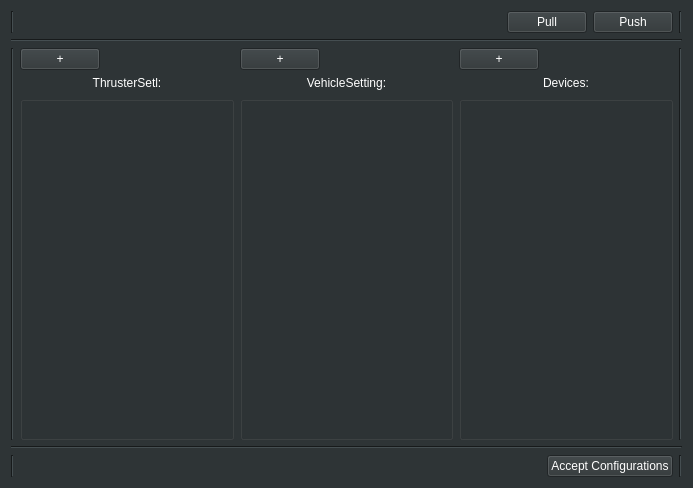
<?xml version="1.0" encoding="UTF-8"?>
<ui version="4.0">
 <class>setConfiguration</class>
 <widget class="QWidget" name="setConfiguration">
  <property name="geometry">
   <rect>
    <x>0</x>
    <y>0</y>
    <width>693</width>
    <height>488</height>
   </rect>
  </property>
  <property name="palette">
   <palette>
    <active>
     <colorrole role="WindowText">
      <brush brushstyle="SolidPattern">
       <color alpha="255">
        <red>255</red>
        <green>255</green>
        <blue>255</blue>
       </color>
      </brush>
     </colorrole>
     <colorrole role="Button">
      <brush brushstyle="SolidPattern">
       <color alpha="255">
        <red>46</red>
        <green>52</green>
        <blue>54</blue>
       </color>
      </brush>
     </colorrole>
     <colorrole role="Light">
      <brush brushstyle="SolidPattern">
       <color alpha="255">
        <red>69</red>
        <green>78</green>
        <blue>81</blue>
       </color>
      </brush>
     </colorrole>
     <colorrole role="Midlight">
      <brush brushstyle="SolidPattern">
       <color alpha="255">
        <red>57</red>
        <green>65</green>
        <blue>67</blue>
       </color>
      </brush>
     </colorrole>
     <colorrole role="Dark">
      <brush brushstyle="SolidPattern">
       <color alpha="255">
        <red>23</red>
        <green>26</green>
        <blue>27</blue>
       </color>
      </brush>
     </colorrole>
     <colorrole role="Mid">
      <brush brushstyle="SolidPattern">
       <color alpha="255">
        <red>30</red>
        <green>34</green>
        <blue>36</blue>
       </color>
      </brush>
     </colorrole>
     <colorrole role="Text">
      <brush brushstyle="SolidPattern">
       <color alpha="255">
        <red>255</red>
        <green>255</green>
        <blue>255</blue>
       </color>
      </brush>
     </colorrole>
     <colorrole role="ButtonText">
      <brush brushstyle="SolidPattern">
       <color alpha="255">
        <red>255</red>
        <green>255</green>
        <blue>255</blue>
       </color>
      </brush>
     </colorrole>
     <colorrole role="Base">
      <brush brushstyle="SolidPattern">
       <color alpha="255">
        <red>0</red>
        <green>0</green>
        <blue>0</blue>
       </color>
      </brush>
     </colorrole>
     <colorrole role="Window">
      <brush brushstyle="SolidPattern">
       <color alpha="255">
        <red>46</red>
        <green>52</green>
        <blue>54</blue>
       </color>
      </brush>
     </colorrole>
     <colorrole role="Shadow">
      <brush brushstyle="SolidPattern">
       <color alpha="255">
        <red>0</red>
        <green>0</green>
        <blue>0</blue>
       </color>
      </brush>
     </colorrole>
     <colorrole role="AlternateBase">
      <brush brushstyle="SolidPattern">
       <color alpha="255">
        <red>23</red>
        <green>26</green>
        <blue>27</blue>
       </color>
      </brush>
     </colorrole>
     <colorrole role="PlaceholderText">
      <brush brushstyle="SolidPattern">
       <color alpha="128">
        <red>255</red>
        <green>255</green>
        <blue>255</blue>
       </color>
      </brush>
     </colorrole>
    </active>
    <inactive>
     <colorrole role="WindowText">
      <brush brushstyle="SolidPattern">
       <color alpha="255">
        <red>255</red>
        <green>255</green>
        <blue>255</blue>
       </color>
      </brush>
     </colorrole>
     <colorrole role="Button">
      <brush brushstyle="SolidPattern">
       <color alpha="255">
        <red>46</red>
        <green>52</green>
        <blue>54</blue>
       </color>
      </brush>
     </colorrole>
     <colorrole role="Light">
      <brush brushstyle="SolidPattern">
       <color alpha="255">
        <red>69</red>
        <green>78</green>
        <blue>81</blue>
       </color>
      </brush>
     </colorrole>
     <colorrole role="Midlight">
      <brush brushstyle="SolidPattern">
       <color alpha="255">
        <red>57</red>
        <green>65</green>
        <blue>67</blue>
       </color>
      </brush>
     </colorrole>
     <colorrole role="Dark">
      <brush brushstyle="SolidPattern">
       <color alpha="255">
        <red>23</red>
        <green>26</green>
        <blue>27</blue>
       </color>
      </brush>
     </colorrole>
     <colorrole role="Mid">
      <brush brushstyle="SolidPattern">
       <color alpha="255">
        <red>30</red>
        <green>34</green>
        <blue>36</blue>
       </color>
      </brush>
     </colorrole>
     <colorrole role="Text">
      <brush brushstyle="SolidPattern">
       <color alpha="255">
        <red>255</red>
        <green>255</green>
        <blue>255</blue>
       </color>
      </brush>
     </colorrole>
     <colorrole role="ButtonText">
      <brush brushstyle="SolidPattern">
       <color alpha="255">
        <red>255</red>
        <green>255</green>
        <blue>255</blue>
       </color>
      </brush>
     </colorrole>
     <colorrole role="Base">
      <brush brushstyle="SolidPattern">
       <color alpha="255">
        <red>0</red>
        <green>0</green>
        <blue>0</blue>
       </color>
      </brush>
     </colorrole>
     <colorrole role="Window">
      <brush brushstyle="SolidPattern">
       <color alpha="255">
        <red>46</red>
        <green>52</green>
        <blue>54</blue>
       </color>
      </brush>
     </colorrole>
     <colorrole role="Shadow">
      <brush brushstyle="SolidPattern">
       <color alpha="255">
        <red>0</red>
        <green>0</green>
        <blue>0</blue>
       </color>
      </brush>
     </colorrole>
     <colorrole role="AlternateBase">
      <brush brushstyle="SolidPattern">
       <color alpha="255">
        <red>23</red>
        <green>26</green>
        <blue>27</blue>
       </color>
      </brush>
     </colorrole>
     <colorrole role="PlaceholderText">
      <brush brushstyle="SolidPattern">
       <color alpha="128">
        <red>255</red>
        <green>255</green>
        <blue>255</blue>
       </color>
      </brush>
     </colorrole>
    </inactive>
    <disabled>
     <colorrole role="WindowText">
      <brush brushstyle="SolidPattern">
       <color alpha="255">
        <red>23</red>
        <green>26</green>
        <blue>27</blue>
       </color>
      </brush>
     </colorrole>
     <colorrole role="Button">
      <brush brushstyle="SolidPattern">
       <color alpha="255">
        <red>46</red>
        <green>52</green>
        <blue>54</blue>
       </color>
      </brush>
     </colorrole>
     <colorrole role="Light">
      <brush brushstyle="SolidPattern">
       <color alpha="255">
        <red>69</red>
        <green>78</green>
        <blue>81</blue>
       </color>
      </brush>
     </colorrole>
     <colorrole role="Midlight">
      <brush brushstyle="SolidPattern">
       <color alpha="255">
        <red>57</red>
        <green>65</green>
        <blue>67</blue>
       </color>
      </brush>
     </colorrole>
     <colorrole role="Dark">
      <brush brushstyle="SolidPattern">
       <color alpha="255">
        <red>23</red>
        <green>26</green>
        <blue>27</blue>
       </color>
      </brush>
     </colorrole>
     <colorrole role="Mid">
      <brush brushstyle="SolidPattern">
       <color alpha="255">
        <red>30</red>
        <green>34</green>
        <blue>36</blue>
       </color>
      </brush>
     </colorrole>
     <colorrole role="Text">
      <brush brushstyle="SolidPattern">
       <color alpha="255">
        <red>23</red>
        <green>26</green>
        <blue>27</blue>
       </color>
      </brush>
     </colorrole>
     <colorrole role="ButtonText">
      <brush brushstyle="SolidPattern">
       <color alpha="255">
        <red>23</red>
        <green>26</green>
        <blue>27</blue>
       </color>
      </brush>
     </colorrole>
     <colorrole role="Base">
      <brush brushstyle="SolidPattern">
       <color alpha="255">
        <red>46</red>
        <green>52</green>
        <blue>54</blue>
       </color>
      </brush>
     </colorrole>
     <colorrole role="Window">
      <brush brushstyle="SolidPattern">
       <color alpha="255">
        <red>46</red>
        <green>52</green>
        <blue>54</blue>
       </color>
      </brush>
     </colorrole>
     <colorrole role="Shadow">
      <brush brushstyle="SolidPattern">
       <color alpha="255">
        <red>0</red>
        <green>0</green>
        <blue>0</blue>
       </color>
      </brush>
     </colorrole>
     <colorrole role="AlternateBase">
      <brush brushstyle="SolidPattern">
       <color alpha="255">
        <red>23</red>
        <green>26</green>
        <blue>27</blue>
       </color>
      </brush>
     </colorrole>
     <colorrole role="PlaceholderText">
      <brush brushstyle="SolidPattern">
       <color alpha="128">
        <red>0</red>
        <green>0</green>
        <blue>0</blue>
       </color>
      </brush>
     </colorrole>
    </disabled>
   </palette>
  </property>
  <property name="windowTitle">
   <string>Setting Сonfigurations</string>
  </property>
  <layout class="QGridLayout" name="gridLayout_2">
   <item row="0" column="0">
    <layout class="QGridLayout" name="gridLayout">
     <item row="2" column="0">
      <layout class="QHBoxLayout" name="horizontalLayout_7" stretch="0,1,1,1,0">
       <item>
        <widget class="Line" name="line_3">
         <property name="orientation">
          <enum>Qt::Vertical</enum>
         </property>
        </widget>
       </item>
       <item>
        <layout class="QVBoxLayout" name="verticalLayout" stretch="1,0,12">
         <item>
          <layout class="QHBoxLayout" name="horizontalLayout_4" stretch="1,2">
           <item>
            <widget class="QPushButton" name="pushButton_ThrusterSet_commit">
             <property name="text">
              <string>+</string>
             </property>
            </widget>
           </item>
           <item>
            <spacer name="horizontalSpacer">
             <property name="orientation">
              <enum>Qt::Horizontal</enum>
             </property>
             <property name="sizeType">
              <enum>QSizePolicy::Preferred</enum>
             </property>
             <property name="sizeHint" stdset="0">
              <size>
               <width>40</width>
               <height>0</height>
              </size>
             </property>
            </spacer>
           </item>
          </layout>
         </item>
         <item>
          <widget class="QLabel" name="label">
           <property name="focusPolicy">
            <enum>Qt::NoFocus</enum>
           </property>
           <property name="layoutDirection">
            <enum>Qt::LeftToRight</enum>
           </property>
           <property name="text">
            <string>ThrusterSetl:</string>
           </property>
           <property name="alignment">
            <set>Qt::AlignCenter</set>
           </property>
          </widget>
         </item>
         <item>
          <widget class="QGroupBox" name="groupBox_ThrusterSet">
           <property name="title">
            <string/>
           </property>
          </widget>
         </item>
        </layout>
       </item>
       <item>
        <layout class="QVBoxLayout" name="verticalLayout_2" stretch="1,0,12">
         <item>
          <layout class="QHBoxLayout" name="horizontalLayout_5" stretch="1,2">
           <item>
            <widget class="QPushButton" name="pushButton_VehicleSetting_commit">
             <property name="text">
              <string>+</string>
             </property>
            </widget>
           </item>
           <item>
            <spacer name="horizontalSpacer_2">
             <property name="orientation">
              <enum>Qt::Horizontal</enum>
             </property>
             <property name="sizeType">
              <enum>QSizePolicy::Preferred</enum>
             </property>
             <property name="sizeHint" stdset="0">
              <size>
               <width>40</width>
               <height>20</height>
              </size>
             </property>
            </spacer>
           </item>
          </layout>
         </item>
         <item>
          <widget class="QLabel" name="label_2">
           <property name="text">
            <string>VehicleSetting:</string>
           </property>
           <property name="alignment">
            <set>Qt::AlignCenter</set>
           </property>
          </widget>
         </item>
         <item>
          <widget class="QGroupBox" name="groupBox_VehicleSetting">
           <property name="title">
            <string/>
           </property>
          </widget>
         </item>
        </layout>
       </item>
       <item>
        <layout class="QVBoxLayout" name="verticalLayout_3" stretch="1,0,12">
         <item>
          <layout class="QHBoxLayout" name="horizontalLayout_6" stretch="1,2">
           <item>
            <widget class="QPushButton" name="pushButton_devices_commit">
             <property name="text">
              <string>+</string>
             </property>
            </widget>
           </item>
           <item>
            <spacer name="horizontalSpacer_3">
             <property name="orientation">
              <enum>Qt::Horizontal</enum>
             </property>
             <property name="sizeType">
              <enum>QSizePolicy::Preferred</enum>
             </property>
             <property name="sizeHint" stdset="0">
              <size>
               <width>40</width>
               <height>20</height>
              </size>
             </property>
            </spacer>
           </item>
          </layout>
         </item>
         <item>
          <widget class="QLabel" name="label_3">
           <property name="text">
            <string>Devices:</string>
           </property>
           <property name="alignment">
            <set>Qt::AlignCenter</set>
           </property>
          </widget>
         </item>
         <item>
          <widget class="QGroupBox" name="groupBox_devices">
           <property name="title">
            <string/>
           </property>
          </widget>
         </item>
        </layout>
       </item>
       <item>
        <widget class="Line" name="line_4">
         <property name="orientation">
          <enum>Qt::Vertical</enum>
         </property>
        </widget>
       </item>
      </layout>
     </item>
     <item row="0" column="0">
      <layout class="QHBoxLayout" name="horizontalLayout_9">
       <item>
        <layout class="QHBoxLayout" name="horizontalLayout_8"/>
       </item>
       <item>
        <widget class="Line" name="line_5">
         <property name="orientation">
          <enum>Qt::Vertical</enum>
         </property>
        </widget>
       </item>
       <item>
        <spacer name="horizontalSpacer_4">
         <property name="orientation">
          <enum>Qt::Horizontal</enum>
         </property>
         <property name="sizeHint" stdset="0">
          <size>
           <width>40</width>
           <height>20</height>
          </size>
         </property>
        </spacer>
       </item>
       <item>
        <widget class="QPushButton" name="pushButton_pull">
         <property name="text">
          <string>Pull</string>
         </property>
        </widget>
       </item>
       <item>
        <widget class="QPushButton" name="pushButton_push">
         <property name="text">
          <string>Push</string>
         </property>
        </widget>
       </item>
       <item>
        <widget class="Line" name="line_7">
         <property name="orientation">
          <enum>Qt::Vertical</enum>
         </property>
        </widget>
       </item>
      </layout>
     </item>
     <item row="4" column="0">
      <layout class="QHBoxLayout" name="horizontalLayout_11">
       <item>
        <layout class="QHBoxLayout" name="horizontalLayout_10"/>
       </item>
       <item>
        <widget class="Line" name="line_6">
         <property name="orientation">
          <enum>Qt::Vertical</enum>
         </property>
        </widget>
       </item>
       <item>
        <spacer name="horizontalSpacer_5">
         <property name="orientation">
          <enum>Qt::Horizontal</enum>
         </property>
         <property name="sizeHint" stdset="0">
          <size>
           <width>40</width>
           <height>20</height>
          </size>
         </property>
        </spacer>
       </item>
       <item>
        <widget class="QPushButton" name="pushButton_Accept_Configurations">
         <property name="text">
          <string>Accept Configurations</string>
         </property>
        </widget>
       </item>
       <item>
        <widget class="Line" name="line_8">
         <property name="orientation">
          <enum>Qt::Vertical</enum>
         </property>
        </widget>
       </item>
      </layout>
     </item>
     <item row="1" column="0">
      <widget class="Line" name="line">
       <property name="orientation">
        <enum>Qt::Horizontal</enum>
       </property>
      </widget>
     </item>
     <item row="3" column="0">
      <widget class="Line" name="line_2">
       <property name="orientation">
        <enum>Qt::Horizontal</enum>
       </property>
      </widget>
     </item>
    </layout>
   </item>
  </layout>
 </widget>
 <resources/>
 <connections/>
</ui>
